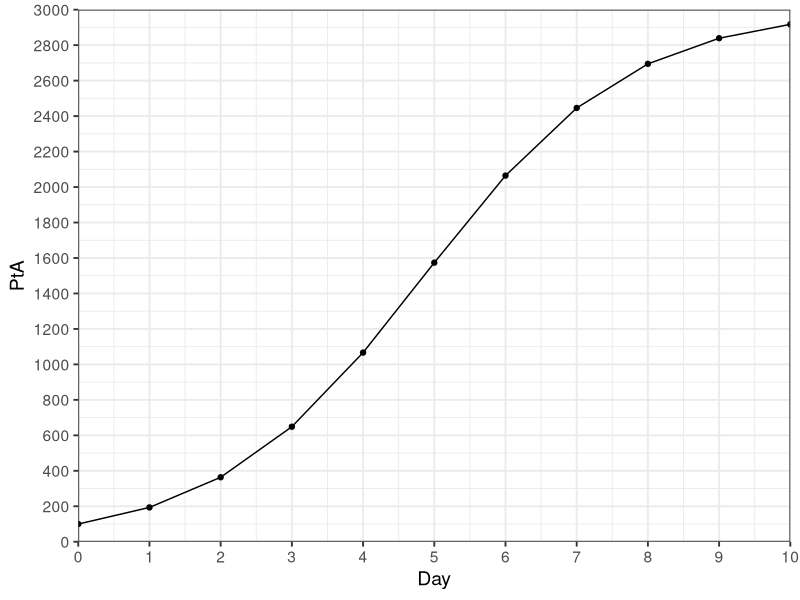
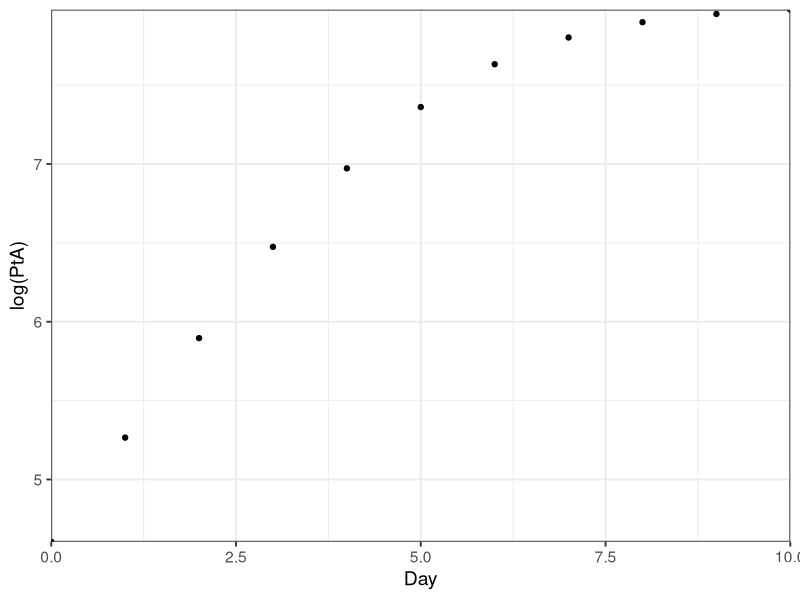
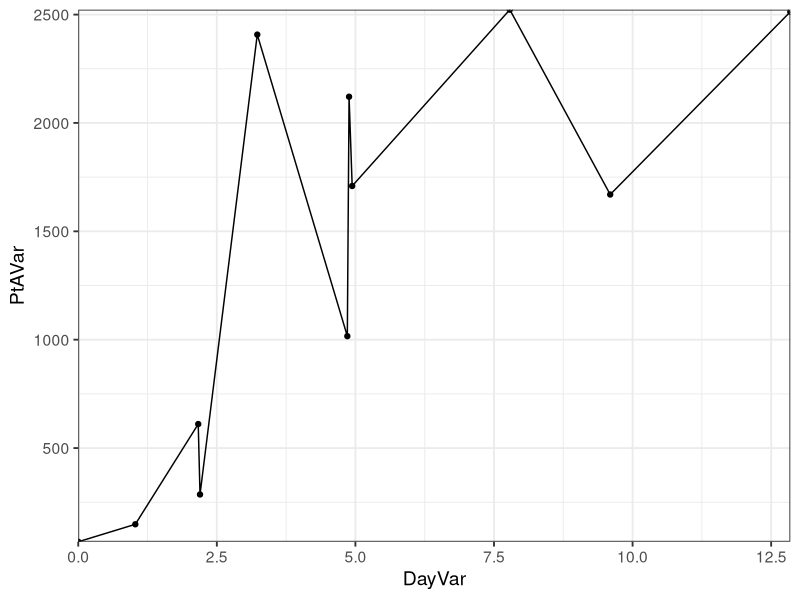
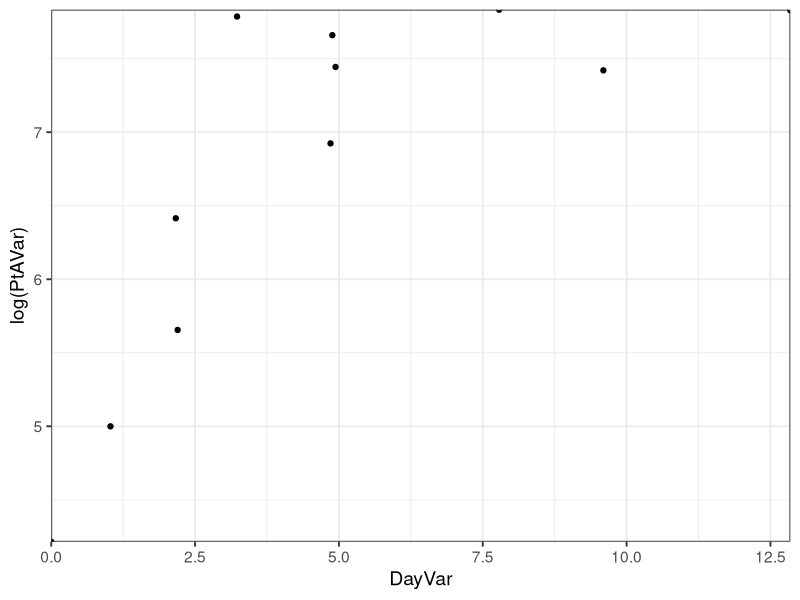
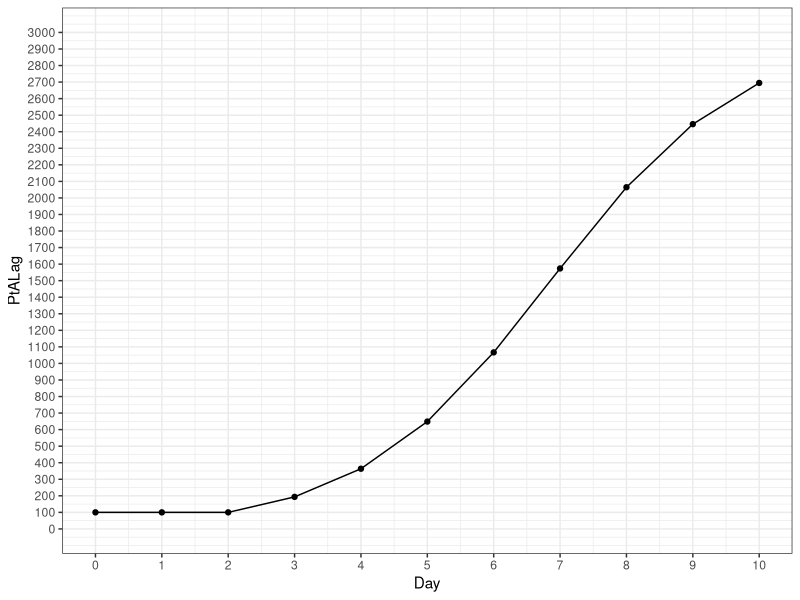
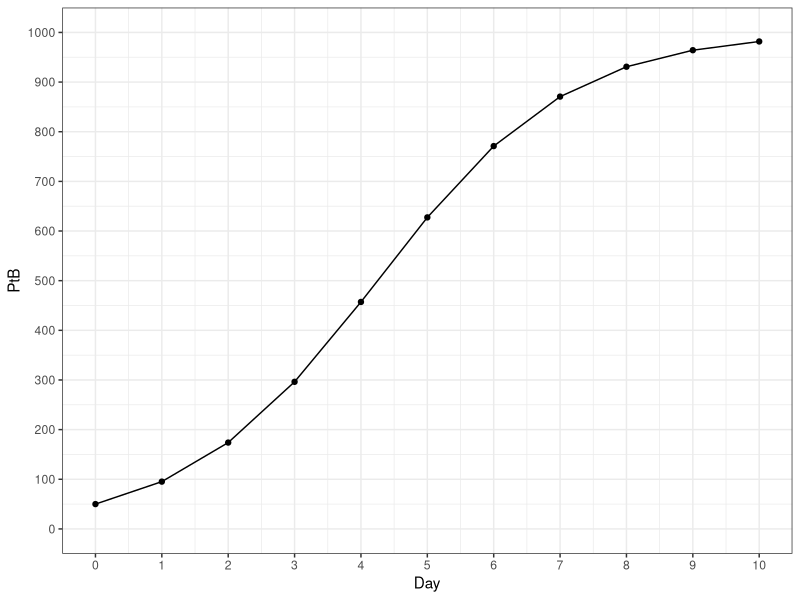
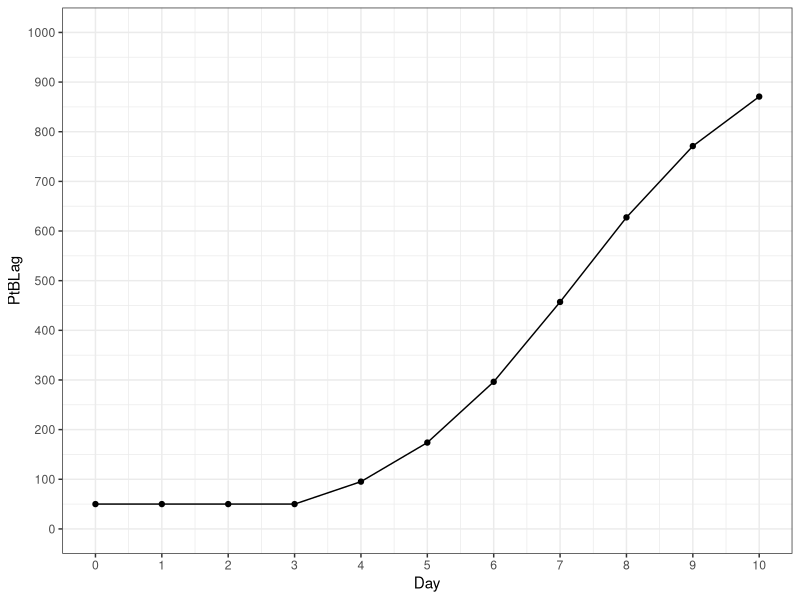
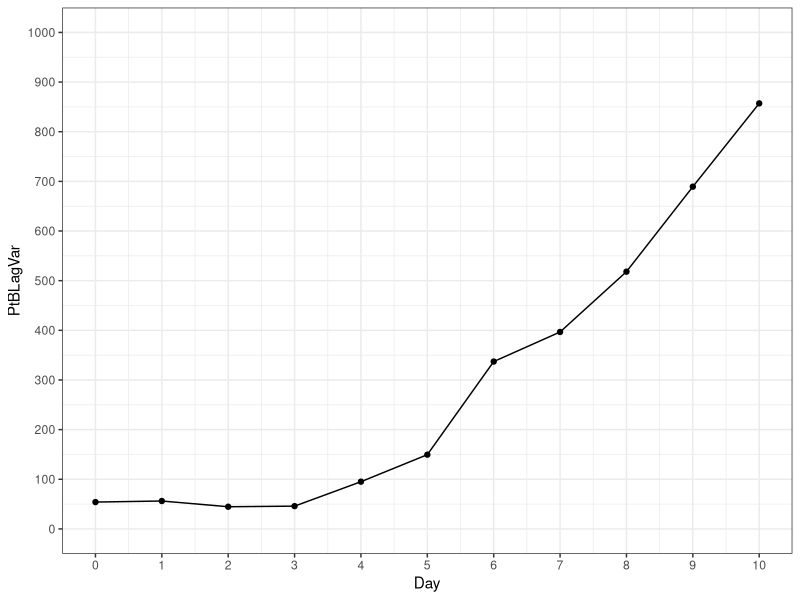

Write R code to recreate these figures, in order.
## ---- chunk 1
library(tidyverse)
## ---- chunk 2
PA0 <- 100
PAMax <- 3000
PAmu <- log(2)
PAlag <- 2

PB0 <- 50
PBMax <- 1000
PBmu <- log(2)
PBlag <- 3

GrowthData <- tibble(Day = c(0,1,2,3,4,5,6,7,8,9,10))

GrowthData <- GrowthData %>%
  mutate(PtA = (PAMax * (PA0*exp(Day*PAmu))) /(PAMax + (PA0 * (exp(PAmu * Day) - 1)))) %>%
  mutate(PtALag = if_else(Day < PAlag, PA0, (PAMax * (PA0*exp((Day-PAlag)*PAmu))) /(PAMax + (PA0 * (exp(PAmu * (Day-PAlag)) - 1))))) %>%
  mutate(PtB = (PBMax * (PB0*exp(Day*PBmu))) /(PBMax + (PB0 * (exp(PBmu * Day) - 1)))) %>%
  mutate(PtBLag = if_else(Day < PBlag, PB0, (PBMax * (PB0*exp((Day-PBlag)*PBmu))) /(PBMax + (PB0 * (exp(PBmu * (Day-PBlag)) - 1))))) |>
  mutate(DayVar = rnorm(n = length(Day), mean = Day, sd = Day *0.2),
    PtAVar = rnorm(n = length(PtA), mean = PtA, sd = PtA *0.2),
    PtBLagVar = rnorm(n = length(PtBLag), mean = PtBLag, sd = PtBLag *0.1))
## ---- chunk 3
GrowthData %>%
  ggplot() +
  geom_point(aes(x = Day, y = PtA)) +
  geom_line(aes(x = Day, y = PtA)) +
  scale_x_continuous(expand = c(0,0), limits = c(0,max(GrowthData$Day)), breaks = round(seq(0,10))) +
  scale_y_continuous(expand = c(0,0), limits = c(0,PAMax), breaks = seq(from=min(0),
              to=max(PAMax), by = 200)) + 
   theme_bw(base_size = 14)

ggsave(
  "PtAPlot.png",
  plot = last_plot(),
  path = file.path("Plots")
)

GrowthData %>%
  ggplot() +
  geom_point(aes(x = Day, y = log(PtA))) +
  #geom_smooth(aes(x = DayVar, y = log(PtA)), method = "lm") +
  #geom_smooth(data = subset(GrowthData, DayVar <= 4), aes(x = DayVar, y = log(PtA)), method = "lm") +
  scale_x_continuous(expand = c(0,0)) +
  scale_y_continuous(expand = c(0,0)) + 
  theme_bw(base_size = 14)

ggsave(
  "logPtAPlot.png",
  plot = last_plot(),
  path = file.path("Plots")
)

GrowthData %>%
  ggplot() +
  geom_point(aes(x = DayVar, y = PtAVar)) +
  geom_line(aes(x = DayVar, y = PtAVar)) +
  scale_x_continuous(expand = c(0,0)) +
  scale_y_continuous(expand = c(0,0)) + 
  theme_bw(base_size = 14)

ggsave(
  "PtAVarPlot.png",
  plot = last_plot(),
  path = file.path("Plots")
)

GrowthData %>%
  ggplot() +
  geom_point(aes(x = DayVar, y = log(PtAVar))) +
  #geom_smooth(aes(x = DayVar, y = log(PtAVar)), method = "lm") +
  scale_x_continuous(expand = c(0,0)) +
  scale_y_continuous(expand = c(0,0)) + 
  theme_bw(base_size = 14)

ggsave(
  "logPtAVarPlot.png",
  plot = last_plot(),
  path = file.path("Plots")
)
## ---- chunk 4
GrowthData %>%
  ggplot() +
  geom_point(aes(x = Day, y = PtALag)) +
  geom_line(aes(x = Day, y = PtALag)) +
  scale_x_continuous(limits = c(0,max(GrowthData$Day)), breaks = round(seq(0,10))) +
  scale_y_continuous(limits = c(0,PAMax), breaks = seq(from=min(0),
              to=max(PAMax), by = 100)) + 
  theme_bw()

## ---- chunk 5
GrowthData %>%
  ggplot() +
  geom_point(aes(x = Day, y = PtB)) +
  geom_line(aes(x = Day, y = PtB)) +
  scale_x_continuous(limits = c(0,max(GrowthData$Day)), breaks = round(seq(0,10))) +
  scale_y_continuous(limits = c(0,PBMax), breaks = seq(from=min(0),
              to=max(PBMax), by = 100)) + 
  theme_bw()

## ---- chunk 6
GrowthData %>%
  ggplot() +
  geom_point(aes(x = Day, y = PtBLag)) +
  geom_line(aes(x = Day, y = PtBLag)) +
  scale_x_continuous(limits = c(0,max(GrowthData$Day)), breaks = round(seq(0,10))) +
  scale_y_continuous(limits = c(0,PBMax), breaks = seq(from=min(0),
              to=max(PBMax), by = 100)) + 
  theme_bw()

## ---- chunk 7
GrowthData %>%
  ggplot() +
  geom_point(aes(x = Day, y = PtBLagVar)) +
  geom_line(aes(x = Day, y = PtBLagVar)) +
  scale_x_continuous(limits = c(0,max(GrowthData$Day)), breaks = round(seq(0,10))) +
  scale_y_continuous(limits = c(0,PBMax), breaks = seq(from=min(0),
              to=max(PBMax), by = 100)) + 
  theme_bw()

ggsave(
  "PtBLagVarPlot.png",
  plot = last_plot(),
  path = file.path("Plots")
)

## ---- chunk 8
GrowthData %>%
  ggplot() +
  geom_point(aes(x = Day, y = log(PtBLagVar))) +
  geom_line(aes(x = Day, y = log(PtBLagVar))) +
  scale_x_continuous(limits = c(0,max(GrowthData$Day)), breaks = round(seq(0,10))) +
  #scale_y_continuous(limits = c(0,PBMax), breaks = seq(from=min(0),
             # to=max(PBMax), by = 100)) + 
  theme_bw()


ggsave(
  "logPtBVarPlot.png",
  plot = last_plot(),
  path = file.path("Plots")
)
